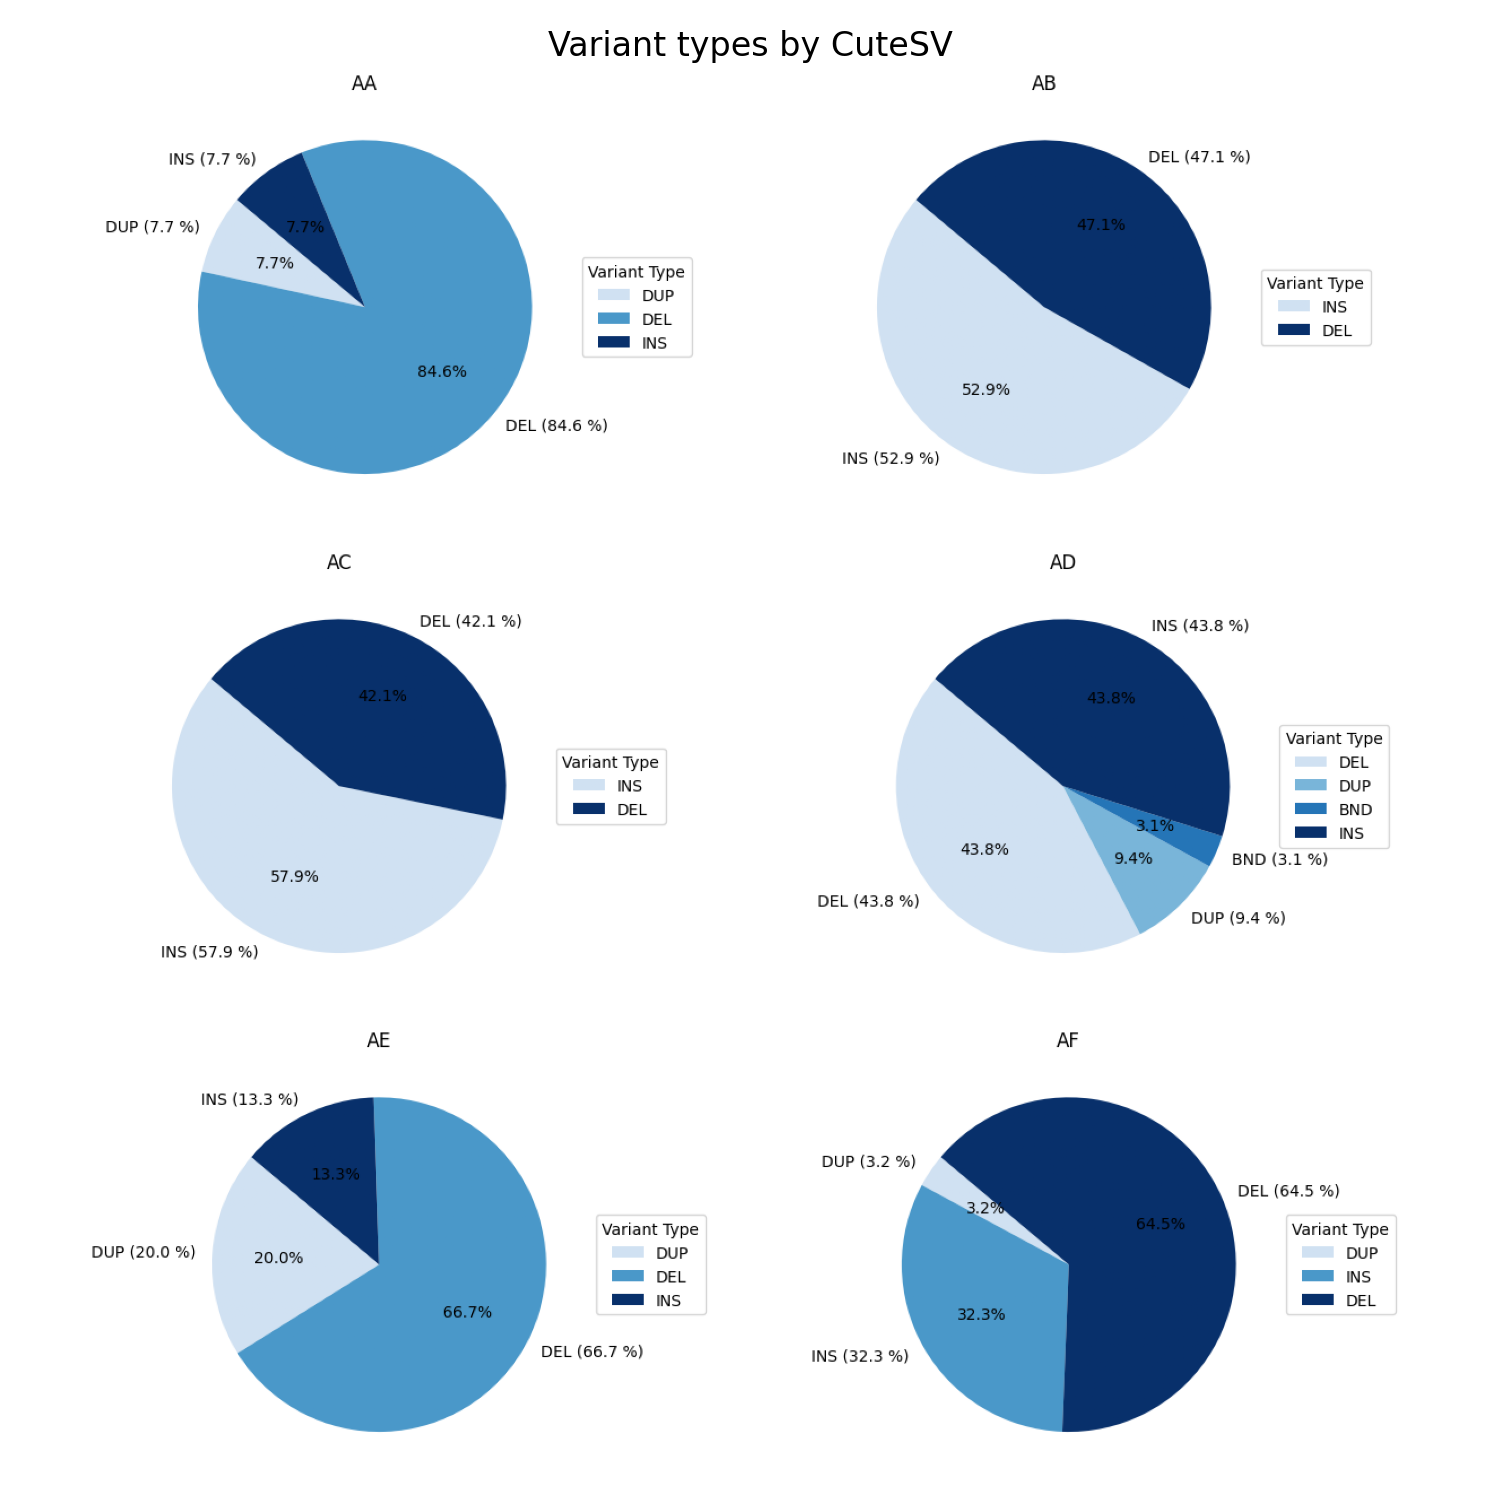

Source code (Python):
import matplotlib.pyplot as plt

# regroupe all circular plots
fig, axs = plt.subplots(3, 2, figsize=(15, 15))

file_names = ["AA_pie.png", "AB_pie.png", "AC_pie.png", "AD_pie.png", "AE_pie.png", "AF_pie.png"]
for i, ax in enumerate(axs.flat):
    if i < len(file_names):
        image_path = file_names[i]
        img = plt.imread(image_path)
        ax.imshow(img)
        ax.axis('off')  # Désactiver les axes
        #ax.set_title(image_path[:-8])  # Titre sans l'extension de fichier

fig.suptitle('Variant types by CuteSV', fontsize=24)
plt.tight_layout()

plt.savefig("subplotx6_pie.png")
